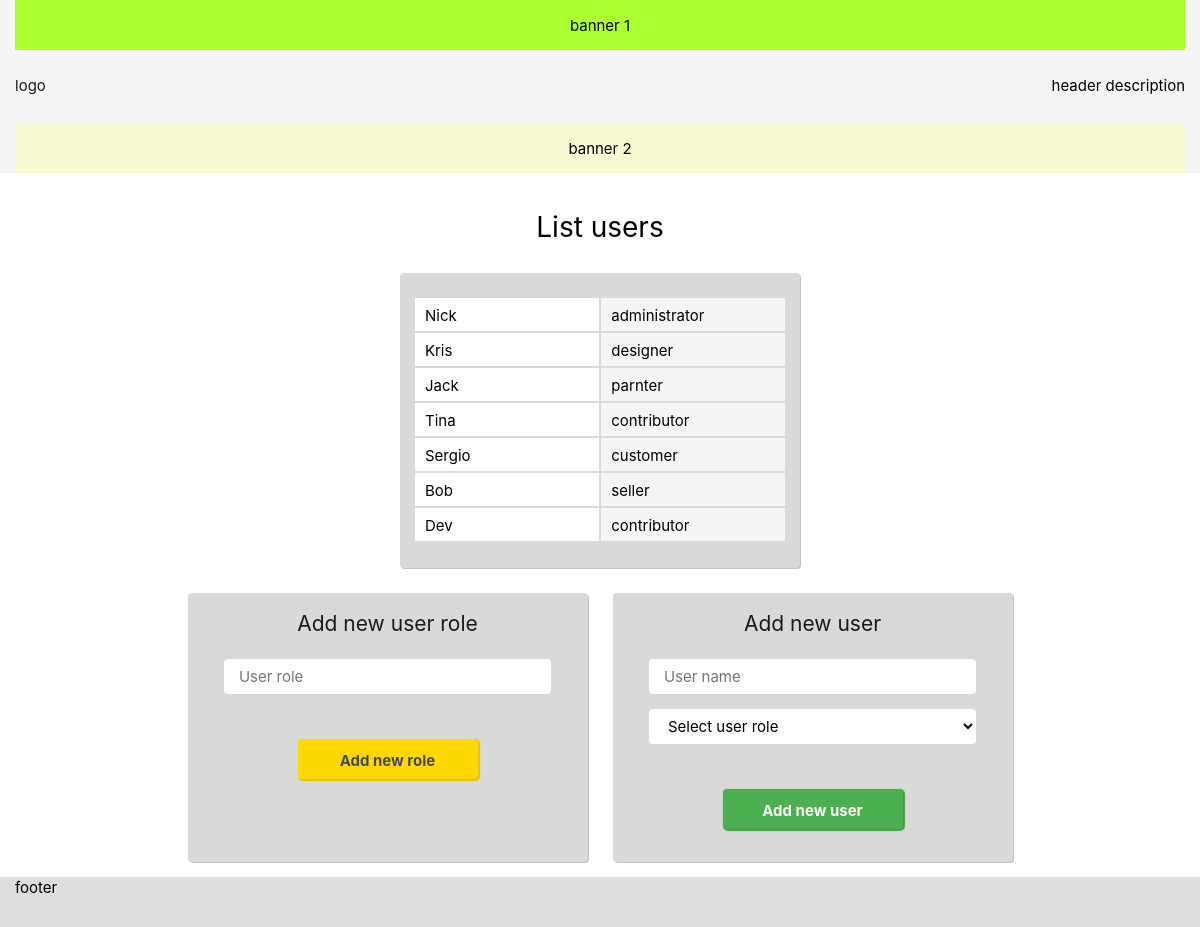
The page / on the database its author committed.
### tables this page shows
CREATE TABLE `user` (
  `id` int(6) UNSIGNED NOT NULL,
  `username` varchar(30) NOT NULL,
  `role_id` int(6) NOT NULL
);

CREATE TABLE `user_role` (
  `id` int(6) UNSIGNED NOT NULL,
  `rolename` varchar(30) NOT NULL
);

### index.php (the view, shortened to what this page needs)
<!DOCTYPE html>
<html>
<head>
</head>
<body>
<header id="header">
	<div class="container">
		<div class="header-banner-top">
			banner 1
		</div>
		<div class="header-main flex justify-content-space-between">
			<div id="logo">
				<a href="/">logo</a>
			</div>
			<div id="header-main-content">
				header description
			</div>
		</div>
		<div class="header-banner-bottom">
			banner 2
		</div>
	</div>
</header>
<div class="page-content">
	<div class="container">
		<?
		require_once 'db-connect.php';
		?>
		<h1>List users</h1>
		<section class="users-table">
			<?php
			$users = mysqli_query($con, "SELECT * FROM user");
			if ( $users->num_rows > 0 ) {
				while ( $row = $users->fetch_assoc() ) {
					echo "<div class='users-table-row flex justify-content-center'>";
					echo "<div class='user-name'>$row[username]</div>";
					$user_role = mysqli_query($con, "SELECT rolename FROM user_role  WHERE id='$row[role_id]' limit 1 ");
					if ( $user_role->num_rows > 0 ) {
						$obj = mysqli_fetch_object($user_role);
						echo "<div class='user-role'>$obj->rolename</div>";
					} else {
						echo 'Error in request';
					}
					echo '</div>';
				}
			} else {
				echo '<h2>Users not found</h2>';
			}
			?>
		</section>
		<section class="forms-wrap flex justify-content-center">
			<form id="add-new-user-role" action="#" method="post" enctype="multipart/form-data">
				<h2>Add new user role</h2>
				<fieldset>
					<input type="text" id="user-role" name="user_role" placeholder="User role" required>
				</fieldset>
				<button type="submit" class="btn-yellow">Add new role</button>
			</form>
			<form id="add-new-user" action="#" method="post" enctype="multipart/form-data">
				<h2>Add new user </h2>
				<fieldset>
					<input type="text" id="user-name" name="user_name" placeholder="User name " required>
					<select id="select-user-role" name="select_user_role" required>
						<?php
						echo "<option value=''>Select user role</option>";
						?>
					</select>
				</fieldset>
				<button type="submit" class="btn-green">Add new user</button>
			</form>
		</section>
	</div>
</div>
<footer id="footer">
	<div class="container">
		footer
	</div>
</footer>
</body>
</html>

### index.php (style rules this page uses)
html { box-sizing: border-box; }
a, abbr, acronym, address, applet, article, aside, audio, b, big, blockquote, body, canvas, caption, center, cite, code, dd, del, details, dfn, div, dl, dt, embed, fieldset, figcaption, figure, footer, form, h1, h2, h3, h4, h5, h6, header, hgroup, html, iframe, img, ins, kbd, label, legend, li, mark, menu, nav, object, ol, output, p, pre, q, ruby, s, samp, section, small, span, strike, strong, sub, summary, sup, table, tbody, td, tfoot, th, thead, time, tr, tt, u, ul, var, video { margin: 0; padding: 0; border: 0; font: inherit; vertical-align: baseline }
article, aside, details, figcaption, figure, footer, header, hgroup, menu, nav, section { display: block }
html { font-family: sans-serif; -ms-text-size-adjust: 100%; -webkit-text-size-adjust: 100% }
body { margin: 0 }
article, aside, details, figcaption, figure, footer, header, hgroup, main, menu, nav, section, summary, time { display: block }
a { background-color: transparent }
button, input, optgroup, select, textarea { color: inherit; font: inherit; margin: 0 }
button { overflow: visible; text-transform: inherit }
button, html input[type=button], input[type=reset], input[type=submit] { -webkit-appearance: button; cursor: pointer }
input { line-height: normal }
fieldset { border: 1px solid #d9d9d9; margin: 0 2px; padding: .35em .625em .75em }
html, body { height: 100%; color: #000; font: 15px/1.5 "-apple-system", BlinkMacSystemFont, Arial, sans-serif }
a { cursor: pointer; text-decoration: none; color: #1a1a1a; display: inline-block; transition: all 200ms ease-out; -webkit-transition: all 200ms ease-out }
.container { width: 1170px; margin: 0 auto; }
.flex { display: flex; }
.justify-content-center { justify-content: center; }
.justify-content-space-between { justify-content: space-between; }
#header { background-color: whitesmoke; }
.header-banner-top { height: 50px; padding: 15px 0; background-color: greenyellow; text-align: center; }
.header-main { padding: 25px 0; }
.header-banner-bottom { height: 50px; padding: 15px 0; background-color: lightgoldenrodyellow; text-align: center; }
.page-content { padding: 15px 0; }
.page-content h1 { margin: 18px 0; font-size: 28px; text-align: center; }
.page-content h2 { margin-bottom: 15px; color: #1a1a1a; text-align: center; font-size: 21px; }
.users-table { width: 400px; margin: 25px auto; padding: 25px 15px; background: #d9d9d9; box-shadow: 1px 1px 0 silver; border-radius: 4px; }
.users-table .user-name { width: 200px; height: 35px; margin-right: 2.5px; padding: 0 10px; line-height: 35px; background: #fff; border-bottom: 2px solid #d9d9d9; }
.user-role { width: 200px; height: 35px; padding: 0 10px; line-height: 35px; background: whitesmoke; border-bottom: 2px solid #d9d9d9; }
.forms-wrap form { width: 400px; padding: 15px 25px; background: #d9d9d9; box-shadow: 1px 1px 0 silver; border-radius: 4px; }
.forms-wrap form:not(:last-of-type) { margin-right: 25px; }
.forms-wrap form fieldset { border: 0; }
.forms-wrap form input, .forms-wrap form select { width: 100%; height: 35px; padding-left: 15px; margin-bottom: 15px; line-height: 35px; border: none; outline: none; background: #fff; border-radius: 4px; }
.forms-wrap form button { display: block; width: 180px; height: 40px; margin: 18px auto; line-height: 38px; font-weight: 700; text-align: center; border: 2px solid; border-radius: 4px; transition: all 0.55s; }
.btn-yellow { background-color: #ffd800; color: #424c57; border-color: #ffd800; border-color: #ffd800 !important; box-shadow: 1px 1px 1px 1px rgba(230, 193, 0, 1); -webkit-box-shadow: 1px 1px 1px 1px rgba(230, 193, 0, 1); -moz-box-shadow: 1px 1px 1px 1px rgba(230, 193, 0, 1); transition: all 0.55s; }
.btn-green { background-color: #4caf50; color: #ffffff; border-color: #4caf50 !important; box-shadow: 1px 1px 1px 1px rgba(68, 157, 72, 1); -webkit-box-shadow: 1px 1px 1px 1px rgba(68, 157, 72, 1); -moz-box-shadow: 1px 1px 1px 1px rgba(68, 157, 72, 1); transition: all 0.55s; }
#footer { position: relative; right: 0; bottom: 0; left: 0; height: 50px; background-color: #dddddd; }

### rows shown on the page
user: username "Nick", user_role.rolename "administrator"
user: username "Kris", user_role.rolename "designer"
user: username "Jack", user_role.rolename "parnter"
user: username "Tina", user_role.rolename "contributor"
user: username "Sergio", user_role.rolename "customer"
user: username "Bob", user_role.rolename "seller"
user: username "Dev", user_role.rolename "contributor"
